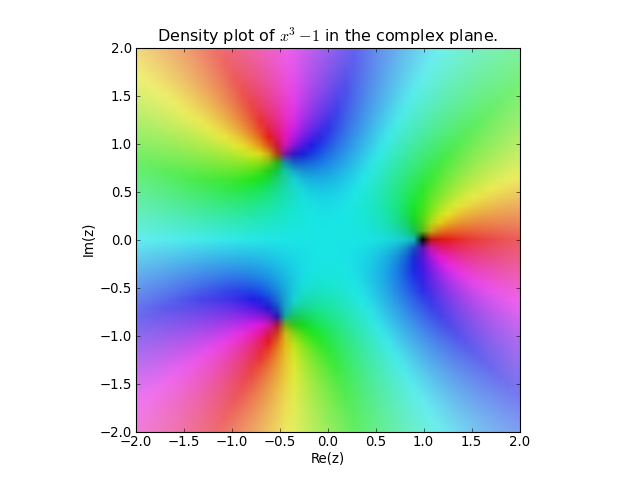

The Python source for this figure:
import matplotlib.pyplot as plt
from sympy.mpmath import cplot

fig = plt.figure()
axes = fig.add_subplot(111)
axes.set_title("Density plot of $x^3 - 1$ in the complex plane.")

cplot(lambda x: x**3 - 1, re=[-2, 2], im=[-2, 2], axes=axes)
